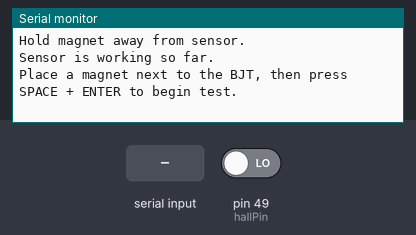
Bench run of a sketch on a simulated Arduino Mega 2560, built with avr-gcc and run on an emulated ATmega2560. Shown: the last lines printed to the serial monitor. Inputs (shaded band) come from the test bench; at power-on: pin 49 (hallPin) LOW.

Above: at 6.2 s.
6.3 s: byte 32 (' ') received over Serial
At 6.7 s:
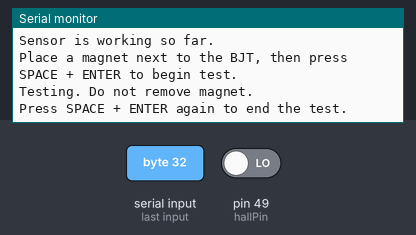
7.8 s: byte 32 (' ') received over Serial
At 9.0 s:
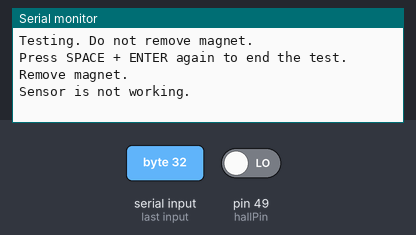

Measured:
- after the input at 6.3 s, the serial monitor: prints a new line at once (image 1)
- after the input at 7.8 s, the serial monitor: prints a new line at once (image 2)

The sketch:

SY-M213_Hall_Effect_Module.ino
```cpp
// Written by Benjamin Wenger on 2-3-26
// Last Revision 4-28-26
// Functionality Test Code for SY-M213 Hall Effect Module

//Confirm that the presence of a magnet changes the digital pin reading on the Arduino.
//If the reading does not change after prompting the user to put a magnet near the BJT at the top, then the sensor is defective.

// Declare pin number
const int hallPin = 49;   // substitute for digital pin connected to SY-M213 output

// Sensor reading variables
int s_curr = 0; // Current sensor reading
int s_prev = 0; // Previous sensor reading

// For loop logic
int status = 1; // 1 - waiting for user, 2 - reading sensor value, 3 - deciding whether the sensor works

// Variables to indicate if sensor works (default is yes)
bool is_working = 1;
bool printedFail = 0;
bool printedSucc = 0;

void setup() {
  // Set pin modes
  pinMode(hallPin, INPUT);

  // Initialize baudrate and serial monitor
  Serial.begin(115200);
  while (!Serial) delay(1000); // Wait until serial monitor is opened
  delay(3000); // 5-second delay to give the user some time to prepare

  // Read initial sensor value to screen for false positives
  Serial.println("Hold magnet away from sensor.");
  delay(2000);
  s_curr = digitalRead(hallPin);
  if (s_curr == 1) {
    is_working = 0;
    Serial.println("Sensor gave false positive and is not working.");
    printedFail = 1;
  } else {
    Serial.println("Sensor is working so far.");
    Serial.println("Place a magnet next to the BJT, then press SPACE + ENTER to begin test.");
  }
}

void loop() {
  if (!printedFail) {
    switch (status) {
      case 1: // Waiting
        if (Serial.available()) {
          char message = Serial.read();
          if (message == ' ') {
            status = 2;
            Serial.println("Testing. Do not remove magnet.");
            Serial.println("Press SPACE + ENTER again to end the test.");
          }
        }
        break;
      case 2: // Reading and logging sensor data
        s_curr = digitalRead(hallPin); // read sensor state
        //Serial.println(s_curr); //for troubleshooting only
        if (s_curr != 1 & s_prev != 1) {
          is_working = 0;
        } else {
          is_working = 1;
        }
        if (Serial.available()) {
          char message = Serial.read();
          if (message == ' ') {
            status = 3;
            Serial.println("Remove magnet.");
          }
        }
        break;
      case 3: // Verdict
        // Code for this section
        if (!printedSucc) {
          if (is_working) {
            Serial.println("Sensor is working.");
            printedSucc = 1;
          } else {
            Serial.println("Sensor is not working.");
            printedFail = 1;
          }
        }
        break;
    }
  }
}
```
